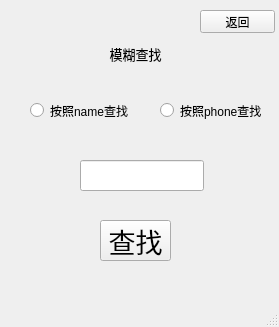
<?xml version="1.0" encoding="UTF-8"?>
<ui version="4.0">
 <class>MainWindow</class>
 <widget class="QMainWindow" name="MainWindow">
  <property name="geometry">
   <rect>
    <x>0</x>
    <y>0</y>
    <width>279</width>
    <height>327</height>
   </rect>
  </property>
  <property name="windowTitle">
   <string>MainWindow</string>
  </property>
  <widget class="QWidget" name="centralwidget">
   <widget class="QLabel" name="label_2">
    <property name="geometry">
     <rect>
      <x>90</x>
      <y>40</y>
      <width>91</width>
      <height>27</height>
     </rect>
    </property>
    <property name="font">
     <font>
      <pointsize>10</pointsize>
     </font>
    </property>
    <property name="text">
     <string>模糊查找</string>
    </property>
    <property name="alignment">
     <set>Qt::AlignCenter</set>
    </property>
   </widget>
   <widget class="QLineEdit" name="p_id">
    <property name="geometry">
     <rect>
      <x>80</x>
      <y>160</y>
      <width>124</width>
      <height>31</height>
     </rect>
    </property>
    <property name="alignment">
     <set>Qt::AlignCenter</set>
    </property>
   </widget>
   <widget class="QPushButton" name="pushButton">
    <property name="geometry">
     <rect>
      <x>100</x>
      <y>220</y>
      <width>71</width>
      <height>41</height>
     </rect>
    </property>
    <property name="font">
     <font>
      <pointsize>20</pointsize>
     </font>
    </property>
    <property name="text">
     <string>查找</string>
    </property>
   </widget>
   <widget class="QPushButton" name="pushButton_2">
    <property name="geometry">
     <rect>
      <x>200</x>
      <y>10</y>
      <width>75</width>
      <height>23</height>
     </rect>
    </property>
    <property name="text">
     <string>返回</string>
    </property>
   </widget>
   <widget class="QRadioButton" name="radioname">
    <property name="geometry">
     <rect>
      <x>30</x>
      <y>90</y>
      <width>101</width>
      <height>41</height>
     </rect>
    </property>
    <property name="text">
     <string>按照name查找</string>
    </property>
   </widget>
   <widget class="QRadioButton" name="radiophone">
    <property name="geometry">
     <rect>
      <x>160</x>
      <y>90</y>
      <width>101</width>
      <height>41</height>
     </rect>
    </property>
    <property name="text">
     <string>按照phone查找</string>
    </property>
   </widget>
  </widget>
  <widget class="QMenuBar" name="menubar">
   <property name="geometry">
    <rect>
     <x>0</x>
     <y>0</y>
     <width>279</width>
     <height>23</height>
    </rect>
   </property>
  </widget>
  <widget class="QStatusBar" name="statusbar"/>
 </widget>
 <resources/>
 <connections>
  <connection>
   <sender>pushButton</sender>
   <signal>clicked()</signal>
   <receiver>MainWindow</receiver>
   <slot>find_sql()</slot>
   <hints>
    <hint type="sourcelabel">
     <x>170</x>
     <y>283</y>
    </hint>
    <hint type="destinationlabel">
     <x>118</x>
     <y>286</y>
    </hint>
   </hints>
  </connection>
  <connection>
   <sender>pushButton_2</sender>
   <signal>clicked()</signal>
   <receiver>MainWindow</receiver>
   <slot>back_main()</slot>
   <hints>
    <hint type="sourcelabel">
     <x>217</x>
     <y>48</y>
    </hint>
    <hint type="destinationlabel">
     <x>159</x>
     <y>47</y>
    </hint>
   </hints>
  </connection>
 </connections>
 <slots>
  <slot>find_sql()</slot>
  <slot>back_main()</slot>
 </slots>
</ui>
